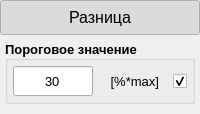
              <widget class="QWidget" name="widget_difference" native="true">
               <property name="sizePolicy">
                <sizepolicy hsizetype="Minimum" vsizetype="Fixed">
                 <horstretch>0</horstretch>
                 <verstretch>0</verstretch>
                </sizepolicy>
               </property>
               <property name="minimumSize">
                <size>
                 <width>0</width>
                 <height>0</height>
                </size>
               </property>
               <property name="styleSheet">
                <string notr="true"/>
               </property>
               <layout class="QVBoxLayout" name="layout_menu_difference">
                <property name="spacing">
                 <number>0</number>
                </property>
                <property name="sizeConstraint">
                 <enum>QLayout::SetDefaultConstraint</enum>
                </property>
                <property name="leftMargin">
                 <number>0</number>
                </property>
                <property name="topMargin">
                 <number>0</number>
                </property>
                <property name="rightMargin">
                 <number>0</number>
                </property>
                <property name="bottomMargin">
                 <number>5</number>
                </property>
                <item>
                 <widget class="QWidget" name="widget_difference_header" native="true">
                  <property name="styleSheet">
                   <string notr="true"/>
                  </property>
                  <layout class="QHBoxLayout" name="layout_difference_header">
                   <property name="spacing">
                    <number>0</number>
                   </property>
                   <property name="leftMargin">
                    <number>0</number>
                   </property>
                   <property name="topMargin">
                    <number>0</number>
                   </property>
                   <property name="rightMargin">
                    <number>0</number>
                   </property>
                   <property name="bottomMargin">
                    <number>0</number>
                   </property>
                   <item>
                    <widget class="QPushButton" name="pushButton_difference_header">
                     <property name="sizePolicy">
                      <sizepolicy hsizetype="Minimum" vsizetype="Fixed">
                       <horstretch>0</horstretch>
                       <verstretch>0</verstretch>
                      </sizepolicy>
                     </property>
                     <property name="minimumSize">
                      <size>
                       <width>0</width>
                       <height>35</height>
                      </size>
                     </property>
                     <property name="maximumSize">
                      <size>
                       <width>16777215</width>
                       <height>35</height>
                      </size>
                     </property>
                     <property name="font">
                      <font>
                       <pointsize>12</pointsize>
                      </font>
                     </property>
                     <property name="cursor">
                      <cursorShape>PointingHandCursor</cursorShape>
                     </property>
                     <property name="accessibleDescription">
                      <string/>
                     </property>
                     <property name="layoutDirection">
                      <enum>Qt::LeftToRight</enum>
                     </property>
                     <property name="autoFillBackground">
                      <bool>false</bool>
                     </property>
                     <property name="styleSheet">
                      <string notr="true">QPushButton {
	/* задает иконку */
	background-image: url(:/menu_titles/resource/menu_titles/menu_minus_white_36dp.svg);
} 
</string>
                     </property>
                     <property name="text">
                      <string>Разница</string>
                     </property>
                     <property name="iconSize">
                      <size>
                       <width>0</width>
                       <height>0</height>
                      </size>
                     </property>
                     <property name="checkable">
                      <bool>true</bool>
                     </property>
                     <property name="checked">
                      <bool>true</bool>
                     </property>
                     <property name="autoRepeat">
                      <bool>false</bool>
                     </property>
                     <property name="autoExclusive">
                      <bool>false</bool>
                     </property>
                     <property name="default">
                      <bool>false</bool>
                     </property>
                     <property name="flat">
                      <bool>false</bool>
                     </property>
                    </widget>
                   </item>
                  </layout>
                 </widget>
                </item>
                <item>
                 <widget class="QWidget" name="widget_difference_body" native="true">
                  <property name="styleSheet">
                   <string notr="true"/>
                  </property>
                  <layout class="QVBoxLayout" name="layout_difference_body" stretch="0">
                   <property name="spacing">
                    <number>0</number>
                   </property>
                   <property name="leftMargin">
                    <number>5</number>
                   </property>
                   <property name="topMargin">
                    <number>5</number>
                   </property>
                   <property name="rightMargin">
                    <number>5</number>
                   </property>
                   <property name="bottomMargin">
                    <number>5</number>
                   </property>
                   <item>
                    <widget class="QGroupBox" name="groupBox_threshold">
                     <property name="minimumSize">
                      <size>
                       <width>0</width>
                       <height>50</height>
                      </size>
                     </property>
                     <property name="maximumSize">
                      <size>
                       <width>16777215</width>
                       <height>16777215</height>
                      </size>
                     </property>
                     <property name="sizeIncrement">
                      <size>
                       <width>0</width>
                       <height>0</height>
                      </size>
                     </property>
                     <property name="baseSize">
                      <size>
                       <width>0</width>
                       <height>0</height>
                      </size>
                     </property>
                     <property name="font">
                      <font>
                       <pointsize>10</pointsize>
                       <weight>75</weight>
                       <bold>true</bold>
                      </font>
                     </property>
                     <property name="cursor">
                      <cursorShape>ArrowCursor</cursorShape>
                     </property>
                     <property name="mouseTracking">
                      <bool>false</bool>
                     </property>
                     <property name="tabletTracking">
                      <bool>false</bool>
                     </property>
                     <property name="styleSheet">
                      <string notr="true"/>
                     </property>
                     <property name="title">
                      <string>Пороговое значение</string>
                     </property>
                     <property name="alignment">
                      <set>Qt::AlignLeading|Qt::AlignLeft|Qt::AlignVCenter</set>
                     </property>
                     <property name="flat">
                      <bool>true</bool>
                     </property>
                     <property name="checkable">
                      <bool>false</bool>
                     </property>
                     <layout class="QHBoxLayout" name="layout_threshold">
                      <property name="spacing">
                       <number>0</number>
                      </property>
                      <property name="leftMargin">
                       <number>5</number>
                      </property>
                      <property name="topMargin">
                       <number>5</number>
                      </property>
                      <property name="rightMargin">
                       <number>5</number>
                      </property>
                      <property name="bottomMargin">
                       <number>5</number>
                      </property>
                      <item>
                       <widget class="QLineEdit" name="lineEdit_threshold">
                        <property name="enabled">
                         <bool>true</bool>
                        </property>
                        <property name="sizePolicy">
                         <sizepolicy hsizetype="Expanding" vsizetype="Fixed">
                          <horstretch>0</horstretch>
                          <verstretch>0</verstretch>
                         </sizepolicy>
                        </property>
                        <property name="minimumSize">
                         <size>
                          <width>80</width>
                          <height>30</height>
                         </size>
                        </property>
                        <property name="maximumSize">
                         <size>
                          <width>80</width>
                          <height>30</height>
                         </size>
                        </property>
                        <property name="font">
                         <font>
                          <pointsize>10</pointsize>
                          <weight>50</weight>
                          <bold>false</bold>
                         </font>
                        </property>
                        <property name="styleSheet">
                         <string notr="true"/>
                        </property>
                        <property name="text">
                         <string notr="true">30</string>
                        </property>
                        <property name="maxLength">
                         <number>10</number>
                        </property>
                        <property name="alignment">
                         <set>Qt::AlignCenter</set>
                        </property>
                        <property name="dragEnabled">
                         <bool>false</bool>
                        </property>
                       </widget>
                      </item>
                      <item>
                       <widget class="QLabel" name="label_text_units_threshold">
                        <property name="sizePolicy">
                         <sizepolicy hsizetype="Preferred" vsizetype="Preferred">
                          <horstretch>0</horstretch>
                          <verstretch>0</verstretch>
                         </sizepolicy>
                        </property>
                        <property name="minimumSize">
                         <size>
                          <width>0</width>
                          <height>30</height>
                         </size>
                        </property>
                        <property name="font">
                         <font>
                          <pointsize>10</pointsize>
                          <weight>50</weight>
                          <italic>false</italic>
                          <bold>false</bold>
                          <underline>false</underline>
                          <strikeout>false</strikeout>
                          <kerning>true</kerning>
                         </font>
                        </property>
                        <property name="autoFillBackground">
                         <bool>false</bool>
                        </property>
                        <property name="styleSheet">
                         <string notr="true"/>
                        </property>
                        <property name="text">
                         <string> [%*max]</string>
                        </property>
                        <property name="alignment">
                         <set>Qt::AlignCenter</set>
                        </property>
                        <property name="wordWrap">
                         <bool>false</bool>
                        </property>
                       </widget>
                      </item>
                      <item>
                       <widget class="QCheckBox" name="checkBox_status_threshold">
                        <property name="enabled">
                         <bool>true</bool>
                        </property>
                        <property name="sizePolicy">
                         <sizepolicy hsizetype="Fixed" vsizetype="Fixed">
                          <horstretch>0</horstretch>
                          <verstretch>0</verstretch>
                         </sizepolicy>
                        </property>
                        <property name="minimumSize">
                         <size>
                          <width>0</width>
                          <height>30</height>
                         </size>
                        </property>
                        <property name="maximumSize">
                         <size>
                          <width>16777215</width>
                          <height>30</height>
                         </size>
                        </property>
                        <property name="whatsThis">
                         <string/>
                        </property>
                        <property name="accessibleName">
                         <string/>
                        </property>
                        <property name="accessibleDescription">
                         <string/>
                        </property>
                        <property name="styleSheet">
                         <string notr="true"/>
                        </property>
                        <property name="text">
                         <string/>
                        </property>
                        <property name="checked">
                         <bool>true</bool>
                        </property>
                        <property name="tristate">
                         <bool>false</bool>
                        </property>
                       </widget>
                      </item>
                     </layout>
                    </widget>
                   </item>
                  </layout>
                 </widget>
                </item>
               </layout>
              </widget>
